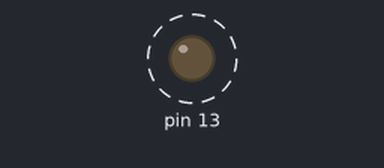
Simulated run of this sketch. Board: Arduino Uno, built with avr-gcc and run on an emulated ATmega328P. Parts: output pins drawn as LEDs (lit = HIGH). Dashed ring = blinking.

Above: at 0.2 s.
Timing chart, 0 to 3.0 s (numbered marks = the images above):
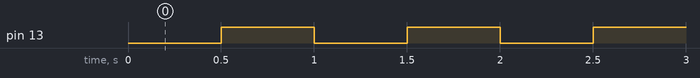

Measured:
- by itself, pin 13: alternates HIGH for 0.50 s and LOW for 0.50 s

The sketch:

timerINT.ino
```cpp
#include <MsTimer2.h>

void setup()
{
  pinMode(13, OUTPUT);
  MsTimer2::set(500, flash); // 500ms period
  MsTimer2::start();
}

void loop()
{   }

void flash() {
  static boolean output = HIGH;

  digitalWrite(13, output);
  output = !output;
}
```
